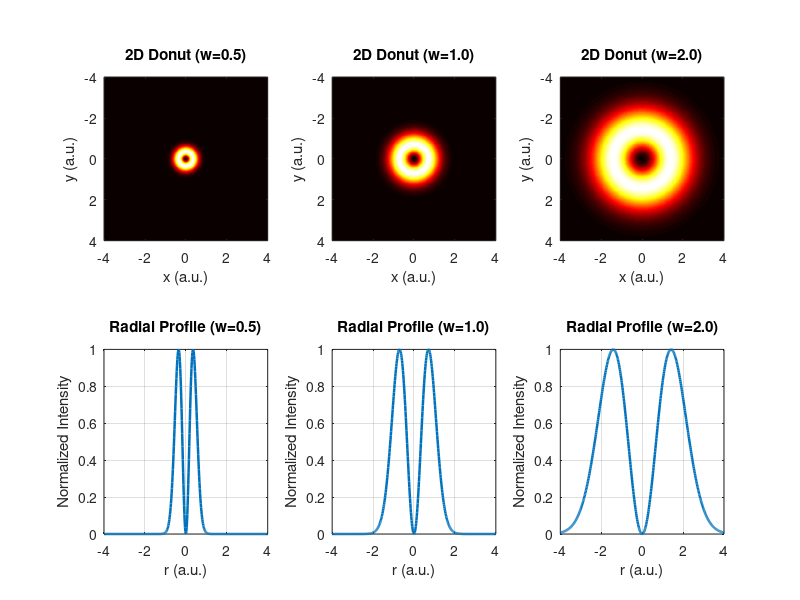

This chart was generated by the following MATLAB code:
%% STED Donut Beam Visualization
% Formula:
%   I(r) = I0 * (r^2 / w^2) * exp(-2*r^2 / w^2)
clear; clc; close all;

% Parameters
I0 = 1;                         % Normalization factor
w_list = [0.5, 1.0, 2.0];       % Different w values (beam waists)

% Grid settings (spatial coordinates)
N = 512;                        % Grid resolution
L = 4;                          % Half-size of field of view (arbitrary units)
x = linspace(-L, L, N);
y = linspace(-L, L, N);
[X, Y] = meshgrid(x, y);
R = sqrt(X.^2 + Y.^2);          % Radial distance from center

figure('Position', [100 100 1200 600]);

for k = 1:length(w_list)
    w = w_list(k);

    % Donut beam intensity (normalized)
    I = I0 * (R.^2 / w^2) .* exp(-2 * R.^2 / w^2);
    I = I / max(I(:));

    % --- Plot 2D donut intensity map ---
    subplot(2, length(w_list), k);
    imagesc(x, y, I);
    axis image; colormap hot; 
    title(sprintf('2D Donut (w=%.1f)', w));
    xlabel('x (a.u.)'); ylabel('y (a.u.)');

    % --- Plot radial cross-section ---
    % Take profile along central horizontal line (y=0)
    center = round(N/2);
    I_line = I(center,:);
    subplot(2, length(w_list), k + length(w_list));
    plot(x, I_line, 'LineWidth', 1.8);
    grid on;
    xlabel('r (a.u.)'); ylabel('Normalized Intensity');
    title(sprintf('Radial Profile (w=%.1f)', w));
end